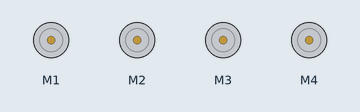
Simulated run of this sketch. Board: Arduino Uno, built with avr-gcc and run on an emulated ATmega328P. On the bench: 4 × DC motor (green arrow = forward, orange = backward, longer = faster).

Above: at 10.7 s.
Timing chart, 0 to 14.6 s (numbered marks = the images above):
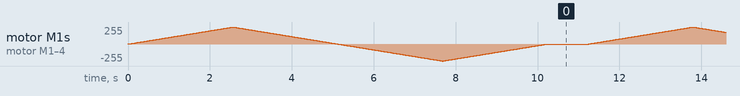

The sketch:

control_motors_hw-130.ino
```cpp
#include <AFMotor.h>

AF_DCMotor motor1(1);
AF_DCMotor motor2(2);
AF_DCMotor motor3(3);
AF_DCMotor motor4(4);

void motorRun(int direct);
void motorSetSpeed(int speedVal);

void setup() {
  motorSetSpeed(200);
  motorRun(RELEASE);
}

void loop() {
  uint8_t i; // i can get values from 0 to 255

  motorRun(FORWARD);

  for (i = 0; i < 255; i++){
    motorSetSpeed(i);
    delay(10);
  }
  for (i = 255; i > 0; i--){
    motorSetSpeed(i);
    delay(10);
  }

  motorRun(BACKWARD);

  for (i = 0; i < 255; i++){
    motorSetSpeed(i);
    delay(10);
  }
  for (i = 255; i > 0; i--){
    motorSetSpeed(i);
    delay(10);
  }

  motorRun(RELEASE);
  delay(1000);
}

void motorRun(int direct){
  motor1.run(direct);
  motor2.run(direct);
  motor3.run(direct);
  motor4.run(direct);
}

void motorSetSpeed(int speedVal){
  motor1.setSpeed(speedVal);
  motor2.setSpeed(speedVal);
  motor3.setSpeed(speedVal);
  motor4.setSpeed(speedVal);
}
```
